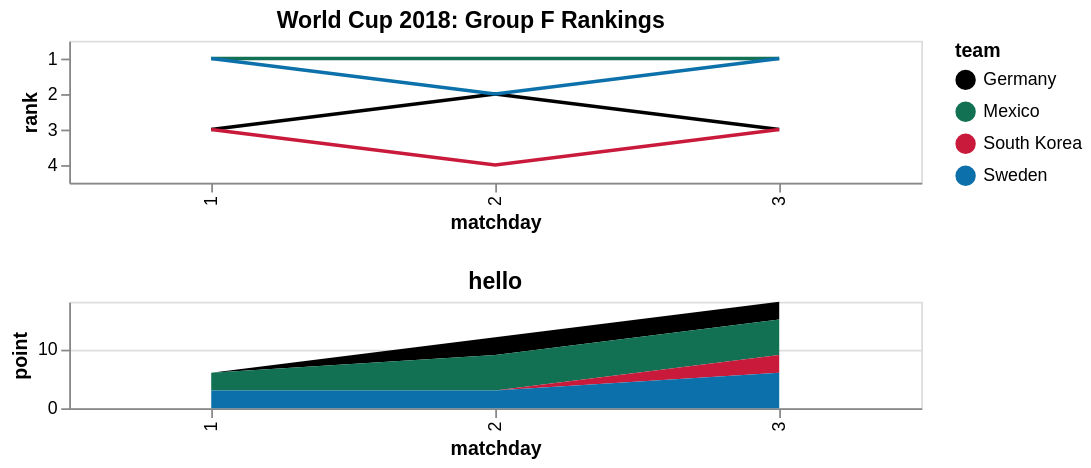

Vega-Lite specification for this chart:
### Vega-Lite specification from a JSON file in a GitHub repository (floating-point values rounded to 4 significant figures)
{"$schema": "https://vega.github.io/schema/vega-lite/v5.json", "data": {"values": [{"team": "Germany", "matchday": 1, "point": 0}, {"team": "Mexico", "matchday": 1, "point": 3}, {"team": "South Korea", "matchday": 1, "point": 0}, {"team": "Sweden", "matchday": 1, "point": 3}, {"team": "Germany", "matchday": 2, "point": 3}, {"team": "Mexico", "matchday": 2, "point": 6}, {"team": "South Korea", "matchday": 2, "point": 0}, {"team": "Sweden", "matchday": 2, "point": 3}, {"team": "Germany", "matchday": 3, "point": 3}, {"team": "Mexico", "matchday": 3, "point": 6}, {"team": "South Korea", "matchday": 3, "point": 3}, {"team": "Sweden", "matchday": 3, "point": 6}]}, "vconcat": [{"width": 480, "title": {"text": "World Cup 2018: Group F Rankings", "frame": "bounds"}, "transform": [{"sort": [{"field": "point", "order": "descending"}, {"field": "diff", "order": "descending"}], "window": [{"op": "rank", "as": "rank"}], "groupby": ["matchday"]}], "mark": {"type": "line", "orient": "vertical"}, "encoding": {"x": {"field": "matchday", "type": "ordinal"}, "y": {"field": "rank", "type": "ordinal"}, "color": {"field": "team", "type": "nominal", "scale": {"domain": ["Germany", "Mexico", "South Korea", "Sweden"], "range": ["black", "#127153", "#C91A3C", "#0C71AB"]}}}}, {"width": 480, "height": 60, "title": "hello", "mark": {"type": "area"}, "params": [{"name": "brush", "select": {"type": "interval", "encodings": ["x"]}}], "encoding": {"x": {"field": "matchday", "type": "ordinal"}, "y": {"field": "point", "type": "quantitative"}, "color": {"field": "team", "type": "nominal", "scale": {"domain": ["Germany", "Mexico", "South Korea", "Sweden"], "range": ["black", "#127153", "#C91A3C", "#0C71AB"]}}}}]}
